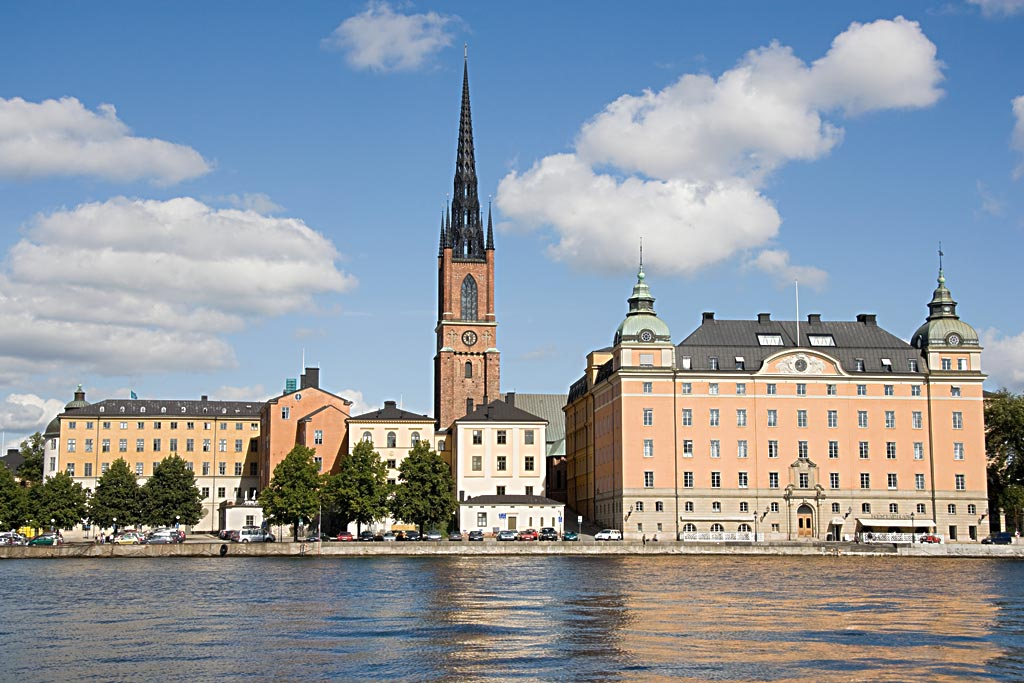
%> input picture Gerchberg_Saxton/image.jpg, 1024 x 683 px
$ octave GS_trail5.m   (GNU Octave 9; MATLAB toolbox functions it lacks are replaced by stand-ins)
%> lines starting %> are read from the running program, lines starting %| are printed output that depends on the picture
%rectangular picture changed to a square picture
%read an image
clear;
close all;
IM=imread('image.jpg');
%> IM is the input picture: size 683x1024x3 uint8; mean R, G, B 142.1, 150.6, 160
IM=rgb2gray(IM);
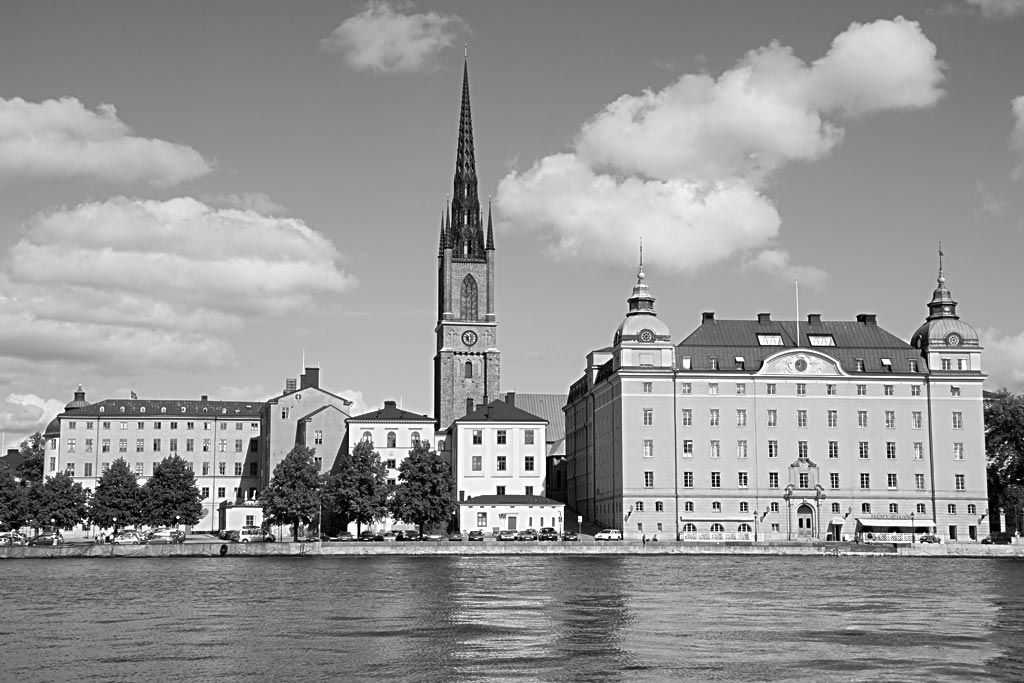
%> IM: size 683x1024 uint8; min 0, max 255, mean 149.1
IM=imresize(IM,0.4);
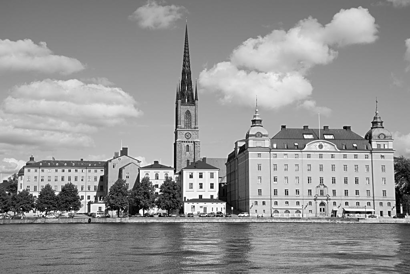
%> IM: size 274x410 uint8; min 0, max 255, mean 149.1
IM=im2double(IM);
%> IM: size 274x410 double
IM=imcrop(IM,[1 1 255 255]);
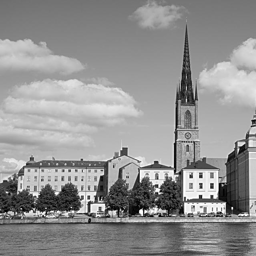
%> IM: size 256x256 double; min 0, max 1, mean 0.574
figure,imshow(IM);

[m,n]=size(IM);
%> m = 256; n = 256

I1re=rand(m,n);
I1lm=rand(m,n);
I1x=I1re+1i*I1lm;
I1x=I1x./abs(I1x);%随机生成输入面的初始相位

I2=fft2(IM);
I2=fftshift(I2);
I2=abs(I2);

k=300;
I2q=I2.^2;
sumG=sum(sum(I2q));
%> sumG = 1.57e+09
sse=zeros(1,k);
l=0;

for l=1:k
        f=IM.*I1x;
        F=fft2(f);
        F=fftshift(F);
        gzf=abs(F);%得到f傅里叶变换后的g的振幅
        gx=F./gzf;
        g2=I2.*gx;
        g2=ifftshift(g2);
        f2=ifft2(g2);
        I1x=f2./abs(f2);
        g3=gzf-I2;
        g3=g3.^2;
        sumg=sum(sum(g3));
        sse(l)=sumg/sumG;
end
%> this loop made 300 passes
%> sumg on passes 1 to 3: 195804725.2, 6536395.8, 1830853.7
%> pass 1, `g3=gzf-I2;`:
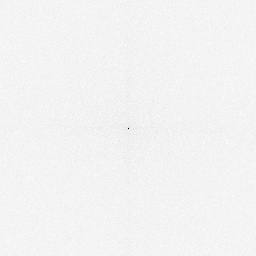
%> g3: size 256x256 double; min -3164.2, max 191.6, mean 41.8; drawn with min black and max white
%> after the loop, sse = 300 values, max 0.125 at index 1, min 9.87e-08 at index 300, mean 0.000439

I=IM.*I1x;%为得到的输入光场（包括振幅和相位）?
 figure;
 plot(sse);
 title('sse');
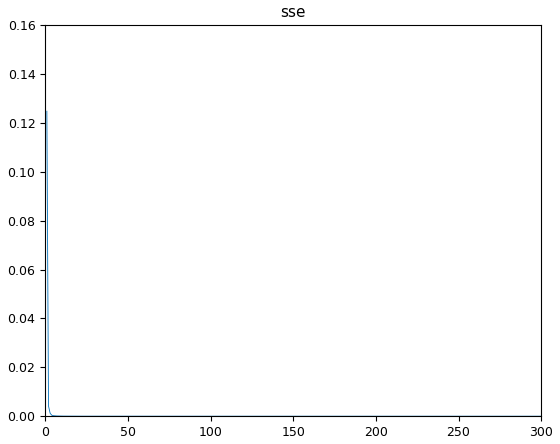
%> figure redrawn from the program's plot data; curve peaks at x = 1, y = 0.125
